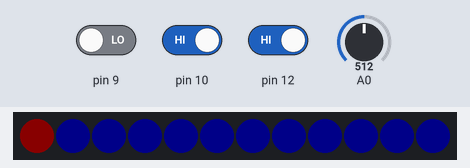
The sketch below on a simulated Arduino Uno, built with avr-gcc and run on an emulated ATmega328P. On the bench: 12 RGB LEDs in strip order, left to right. Inputs (shaded band) come from the test bench; at power-on: pin 10 HIGH, pin 9 LOW, pin 12 HIGH, A0 = 512. Dim RGB values are drawn brighter than linear.

Above: at 1.25 s.
1.3 s: pin 10 driven LOW
At 2.8 s:
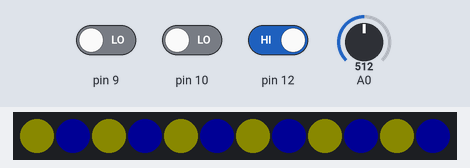
3.1 s: pin 9 driven HIGH and pin 12 driven LOW
At 3.46 s:
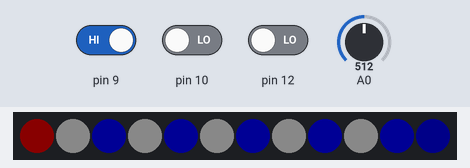
5.2 s: pin 9 driven LOW and pin 10 driven HIGH
At 7.0 s:
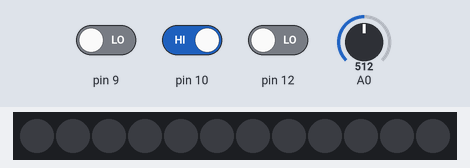
7.3 s: A0 set to 122
At 8.1 s:
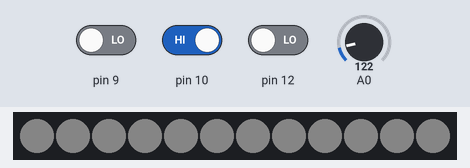
8.8 s: A0 set to 0
10.3 s: A0 set to 306
At 11.6 s:
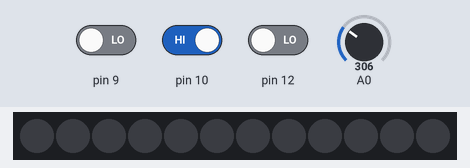
Timing chart, 0 to 12.8 s (numbered marks = the images above; inputs shaded):
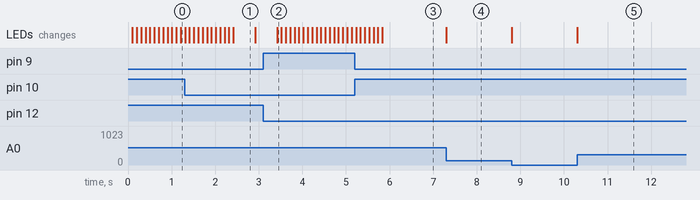

The sketch:

Neopixel_Arduino.ino
```cpp
//Includes
#include <Adafruit_NeoPixel.h>
#ifdef __AVR__
  #include <avr/power.h>
#endif


//Neopixel Data PIN
#define PIN            2

//Anzahl der LEDs im Ring
#define NUMPIXELS      12

// Neopixel Setup
Adafruit_NeoPixel pixels = Adafruit_NeoPixel(NUMPIXELS, PIN, NEO_GRB + NEO_KHZ800);

 //Werte
int lux = 0;
int delayval = 1;
int modus = 0;
int r = 0;
int b = 0;
int g = 0;

//-----------------------------SETUP-----------------

void setup() {

	//Neopixel Init
	pixels.begin();

	//PI Kommunikation
	pinMode(9, INPUT);
	pinMode(10, INPUT);
	pinMode(12, INPUT);

}

//------------------------------MAIN-----------------

void loop() {

	//Modi mit Pi Kommandos einstellen
	if((digitalRead(9) == HIGH) && (digitalRead(10) == LOW) && (digitalRead(12) == LOW)){
		modus = 0;
	}

	if((digitalRead(9) == LOW) && (digitalRead(10) == HIGH) && (digitalRead(12) == LOW)){
		modus = 1;
	}

	if((digitalRead(9) == LOW) && (digitalRead(10) == LOW) && (digitalRead(12) == HIGH)){
		modus = 2;
	}

	//Modus 1
	if( modus == 0){

		for(int i = 0; i < NUMPIXELS; i++){

			//Lauflicht einstellen
			pixels.setPixelColor(i, pixels.Color(10,0,0));
			pixels.setPixelColor(i-1, pixels.Color(0,0,10));

			//Wrap Around
			if(i == 0){
				pixels.setPixelColor(11, pixels.Color(0,0,10));
			}

			//Anzeigen
			pixels.show();
			delay(100);
		}
	}

	//Modus 2
	if( modus == 1){

		//Fotowiderstand auslesen
		lux = analogRead(0);
		lux = map(lux,0,512,0,32);

		//Umrechnen
		r = 15-lux;
		g = 15-lux;
		b = 15-lux;

		//Fehlerschutz
		if(r < 0){
			r = 0;
		}

		if(g < 0){
			g = 0;
		}

		if(b < 0){
			b = 0;
		}

		//Alle Pixel mit entsprechender Helligkeit aufleuchten
		for(int i = -1; i < NUMPIXELS; i++){
			pixels.setPixelColor(i, pixels.Color((r),(g),(b)));
		}

		//Anzeigen
		pixels.show();
	}

	//Modus 3
   	if( modus == 2){

		//Jeden zweiten Neopixel in einer bestimmten Farbe aufleuchten
		for(int i = 0; i < NUMPIXELS;i ++){
			if(i % 2){
				pixels.setPixelColor(i,pixels.Color(0,0,20));
			} else {
				pixels.setPixelColor(i,pixels.Color(10,10,0));
			}
		}

		//Anzeigen
		pixels.show();
		delay(500);

		//Plaetze tauschen
		for(int i = 0; i < NUMPIXELS;i ++){
			if(i % 2){
				pixels.setPixelColor(i,pixels.Color(10,10,10));
			} else {
				pixels.setPixelColor(i,pixels.Color(0,0,20));
			}
		}

		//Anzeigen
		pixels.show();
		delay(500);
	}
}
```

Measured:
- after the input at 1.3 s, the LEDs: first differ from a run without the input after 1.1 s (image 1)
- after the input at 3.1 s, the LEDs: change after 0.32 s (image 2)
- after the input at 5.2 s, the LEDs: first differ from a run without the input after 0.63 s (image 3)
- after the input at 7.3 s, the LEDs: change at once (image 4)
- after the input at 10.3 s, the LEDs: change at once (image 5)
- what the display in image 1 shows lasts 0.5 s, from 2.4 s to 2.9 s
